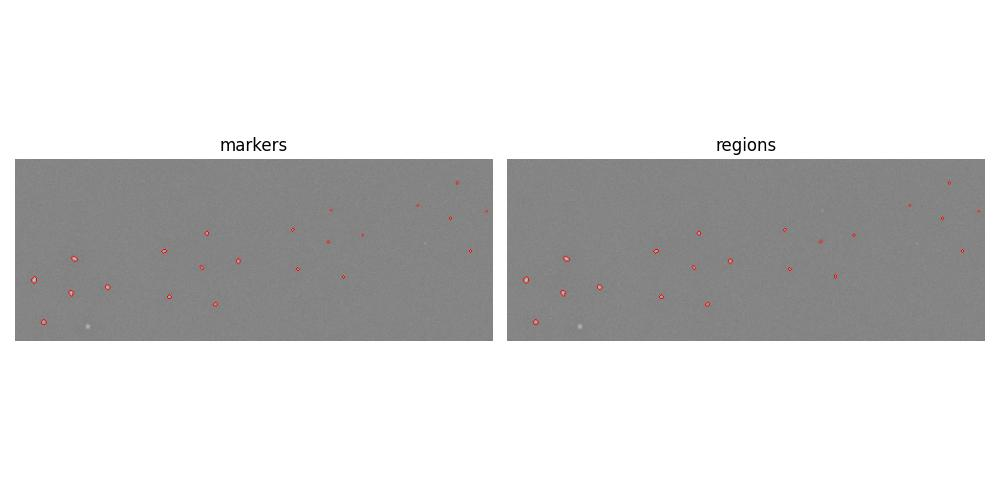
#> input picture 0.jpeg, 1000 x 500 px; its folder holds only this picture in this run
$ python -i code_main.py   (imports and definitions only)
#> lines starting #> are read from the running program, lines starting #| are printed output that depends on the picture; after the words box and inside, x2 and y2 are one past the last pixel; in counts of white or black regions, pixels touching at a corner belong together
import glob
import math
import os
import time

import cv2
import matplotlib.pyplot as plt
import numpy as np
import pandas as pd
import pydicom  # working with dicom
import pywt  # working with wavelets
from scipy import ndimage
from skimage import exposure, filters, measure, morphology, segmentation, util


# [91 lines left out: functions divide_rois, wavelet_filter, wavelet_clahe, extract_features, not called in this run]

def extract_region_features(img_array):
    return(None)

def segm_1(img_array): # in: image float64, out: label
    img = np.copy(img_array)

    se = np.ones((3,3), np.uint16)
    imD = morphology.dilation(img, footprint=se)
    imR = morphology.reconstruction(seed=imD, mask=img, method='erosion', footprint=se)

    # fig, ax = plt.subplots(nrows=1,ncols=3, figsize=(20,20))
    # ax[0].imshow(img*4095, cmap='gray', vmin=0, vmax=4095)
    # ax[0].axis('off')
    # ax[0].set_title('original')
    # ax[1].imshow(imD*4095, cmap='gray', vmin=0, vmax=4095)
    # ax[1].axis('off')
    # ax[1].set_title('dilation')
    # ax[2].imshow(imR*4095, cmap='gray', vmin=0, vmax=4095)
    # ax[2].axis('off')
    # ax[2].set_title('reconstruction by erosion')
    # plt.show()

    seed = np.copy(imR)
    seed[1:-1, 1:-1] = imR.min() #set its border to be the pixel values in the original image
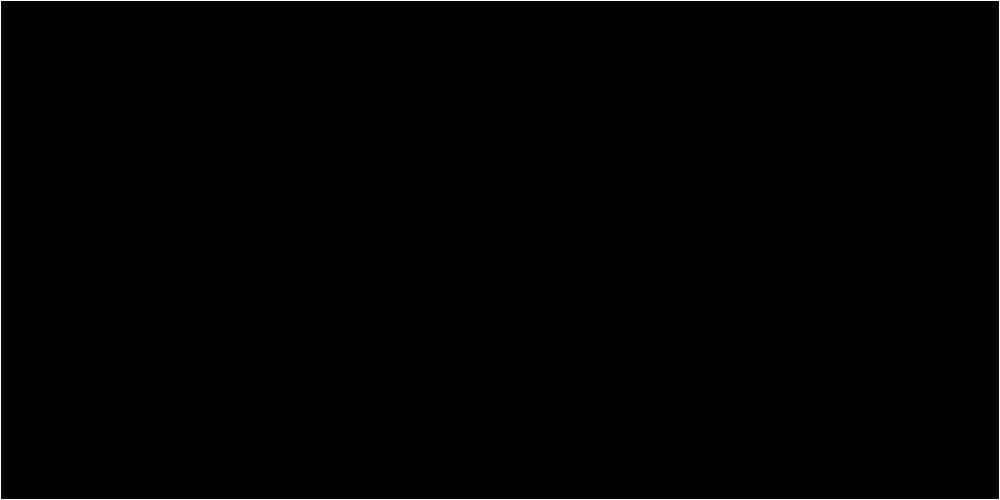
#> seed: shape (500, 1000) float64; values 118 (black) and 255 (white), 0.6% white in thin lines or dots
    mask = imR

    dilated = morphology.reconstruction(seed, mask, method='dilation')
    im_sub = (imR - dilated)

    # fig, ax = plt.subplots(nrows=1,ncols=3, figsize=(20,20))
    # ax[0].imshow(seed*4095, cmap='gray', vmin=0, vmax=4095)
    # ax[0].axis('off')
    # ax[0].set_title('recon. by erosion')
    # ax[1].imshow(dilated*4095, cmap='gray', vmin=0, vmax=4095)
    # ax[1].axis('off')
    # ax[1].set_title('background')
    # ax[2].imshow(im_sub*4095, cmap='gray', vmin=0, vmax=4095)
    # ax[2].axis('off')
    # ax[2].set_title('rbe - background')
    # plt.show()

    thresh = filters.threshold_otsu(im_sub)
#> thresh = 17.9
    intM = im_sub >= thresh # imagem binaria com os marcadores
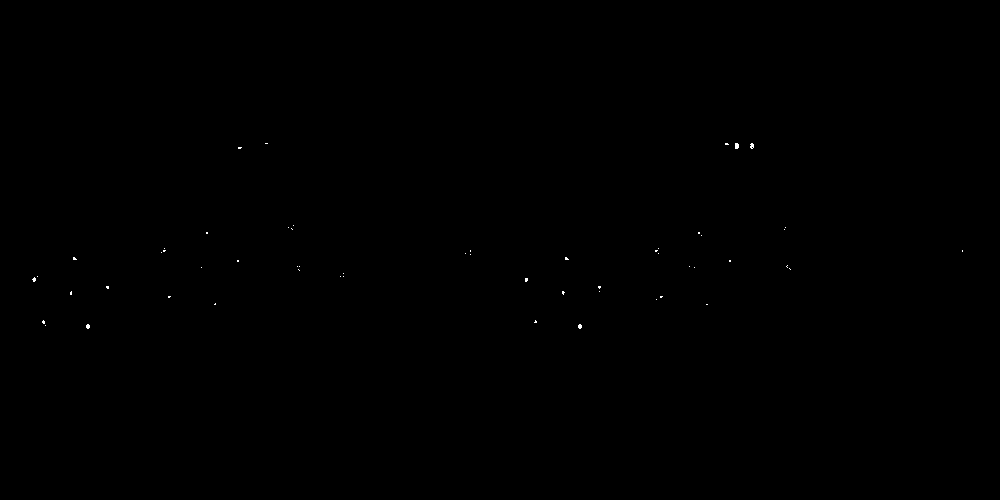
#> intM: shape (500, 1000) bool; 0.05% white in thin lines or dots, all inside (x1, y1, x2, y2) = (32, 143, 963, 329)
    m_label, m_num = measure.label(intM, return_num=True, connectivity=1) #con. 1 -> 4 neighborhood
#> m_label: shape (500, 1000) int32; 62 distinct labels, from 0 to 61
#> m_num = 61

    gmag = filters.sobel(img)
    r_watershed = segmentation.watershed(gmag, markers=m_label, watershed_line=True)
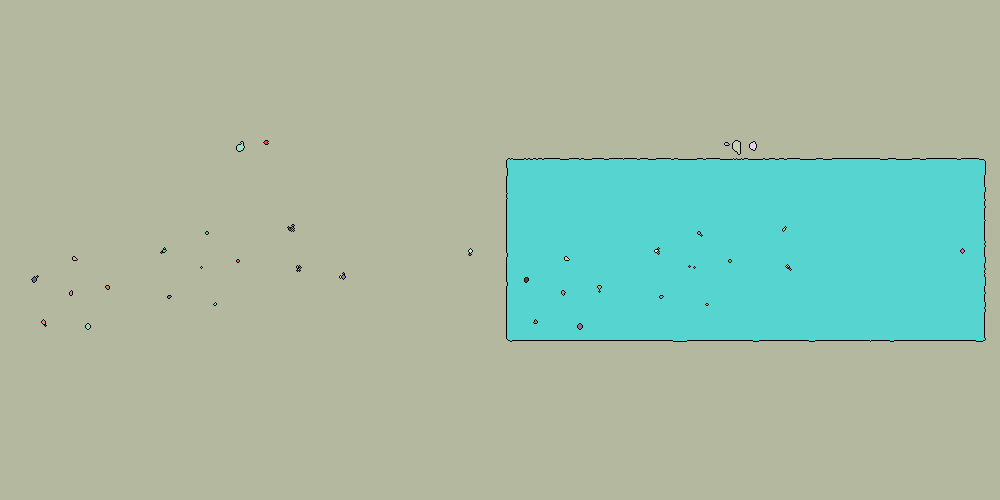
#> r_watershed: shape (500, 1000) int32; 62 distinct labels, from 0 to 61; one colour per label, 0 black

    # fig, ax = plt.subplots(nrows=1,ncols=3, figsize=(20,15))
    # ax[0].imshow(img*4095, cmap='gray', vmin=0, vmax=4095)
    # ax[0].axis('off')
    # ax[0].set_title('original')
    # ax[1].imshow(segmentation.mark_boundaries(img, m_label))
    # ax[1].axis('off')
    # ax[1].set_title('markers')
    # ax[2].imshow(segmentation.mark_boundaries(img, r_watershed))
    # ax[2].axis('off')
    # ax[2].set_title('watershed')
    # plt.tight_layout()
    # plt.show()
    #.savefig('{0}.png'.format(index))

    return r_watershed

# [73 lines left out: functions segm_2, segm_3, not called in this run]

img_dir = 'C:\\Users\\br_go\\Desktop\\image-code\\images'
data_path = os.path.join(img_dir, '*dcm')
files = glob.glob(data_path)
data = [] #list of original images

# [5 lines not run here, left out]

j = 0
# [45 lines not run here, left out]

>>> import cv2
>>> picture = cv2.imread('../0.jpeg', cv2.IMREAD_GRAYSCALE)
>>> result = segm_1(picture)

$ run again, on 2.jpeg
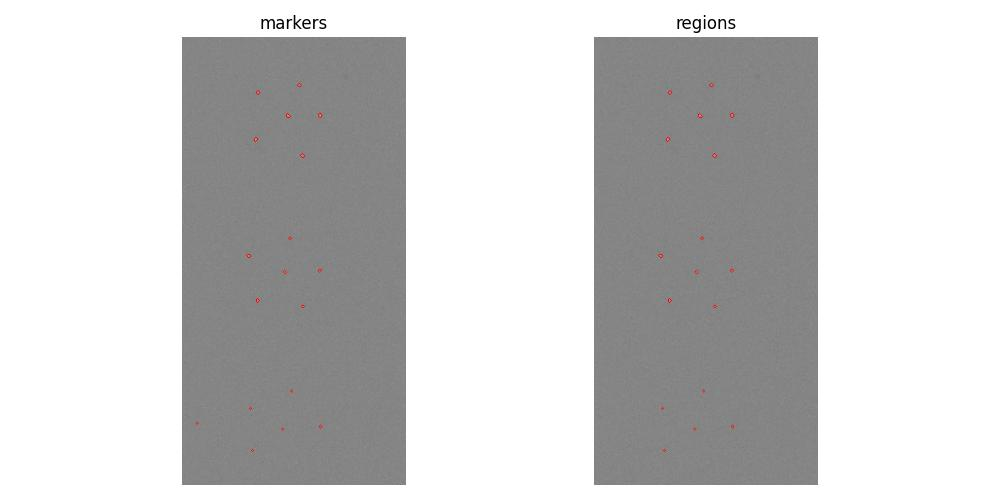
#> input picture 2.jpeg, 1000 x 500 px
#> seed: shape (500, 1000) float64; values 117 (black) and 255 (white), 0.6% white in thin lines or dots
#> thresh = 20.05
#> intM: shape (500, 1000) bool; 0.02% white in thin lines or dots, all inside (x1, y1, x2, y2) = (248, 21, 733, 307)
#> m_label: shape (500, 1000) int32; 24 distinct labels, from 0 to 23
#> m_num = 23
#> in segm_1, `gmag = filters.sobel(img)`:
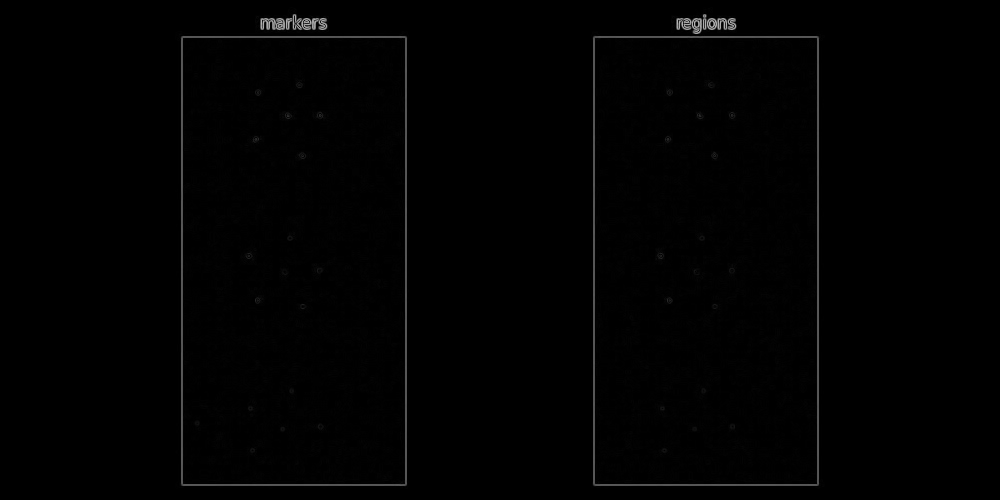
#> gmag: shape (500, 1000) float64; min 0, max 0.721, mean 0.00706
#> in segm_1, `r_watershed = segmentation.watershed(gmag, markers=m_label, watershed_..`:
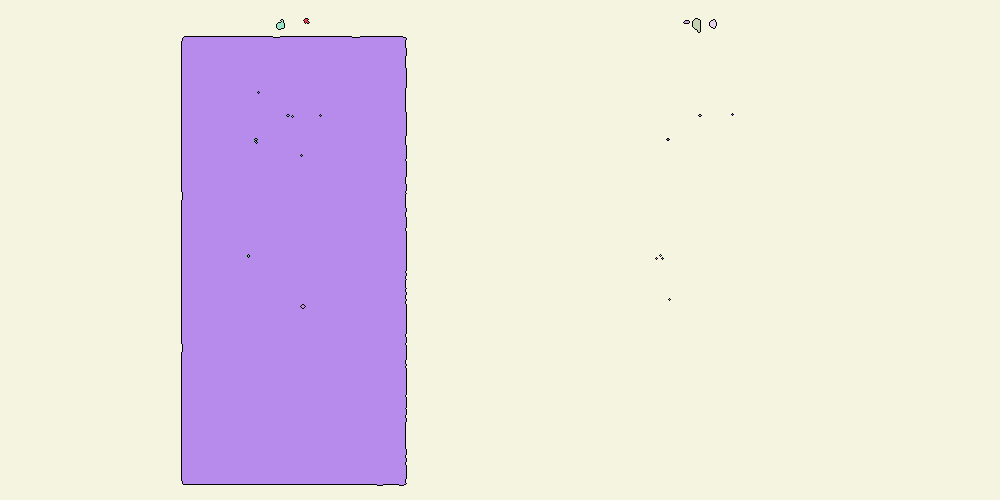
#> r_watershed: shape (500, 1000) int32; 24 distinct labels, from 0 to 23; one colour per label, 0 black
